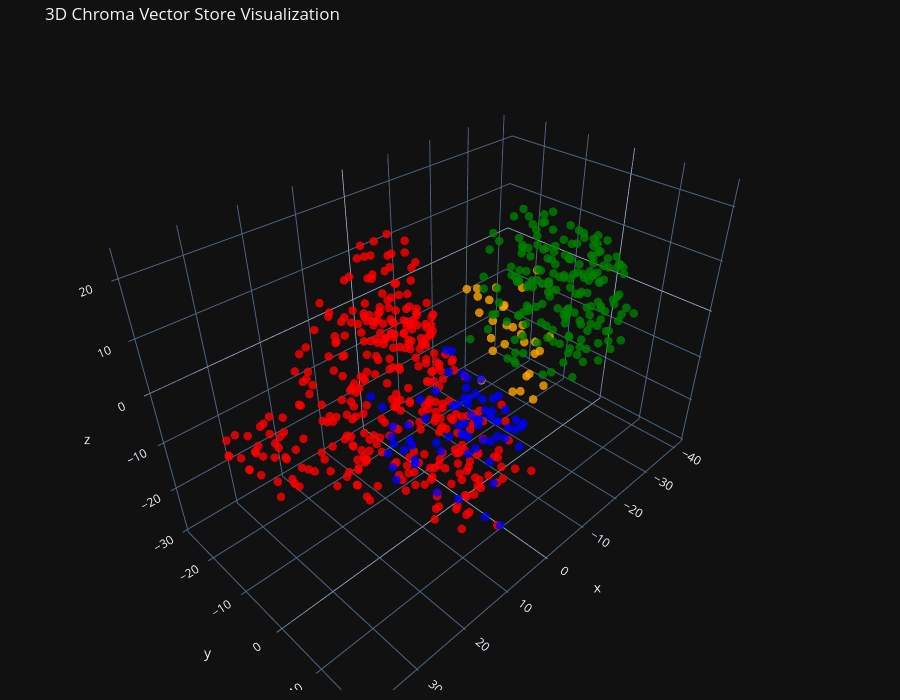

Notebook code cell kept with this figure:
### Code cell
# Let's try 3D!

tsne = TSNE(n_components=3, random_state=42)
reduced_vectors = tsne.fit_transform(vector_np)

# Create the 3D scatter plot
fig = go.Figure(data=[go.Scatter3d(
    x=reduced_vectors[:, 0],
    y=reduced_vectors[:, 1],
    z=reduced_vectors[:, 2],
    mode='markers',
    marker=dict(size=5, color=v_colors, opacity=0.8),
    text=[f"Type: {t}<br>Text: {d[:100]}..." for t, d in zip(doc_type_list, doc_list)],
    hoverinfo='text'
)])

fig.update_layout(
    title='3D Chroma Vector Store Visualization',
    scene=dict(xaxis_title='x', yaxis_title='y', zaxis_title='z'),
    width=900,
    height=700,
    margin=dict(r=10, b=10, l=10, t=40)
)

fig.show()

### Figure 1 — Plotly figure (JSON) as saved in the notebook; plotly's stock layout.template omitted (floating-point values rounded to 4 significant figures; data arrays with more than 128 entries replaced by an {"elided": "..."} marker saying what was removed)
{"data": [{"hoverinfo": "text", "marker": {"color": {"elided": "644 str values"}, "opacity": 0.8, "size": 5}, "mode": "markers", "text": {"elided": "644 str values"}, "x": {"elided": "644 float values"}, "y": {"elided": "644 float values"}, "z": {"elided": "644 float values"}, "type": "scatter3d"}], "layout": {"margin": {"r": 10, "b": 10, "l": 10, "t": 40}, "title": {"text": "3D Chroma Vector Store Visualization"}, "scene": {"xaxis": {"title": {"text": "x"}}, "yaxis": {"title": {"text": "y"}}, "zaxis": {"title": {"text": "z"}}}, "width": 900, "height": 700}}
